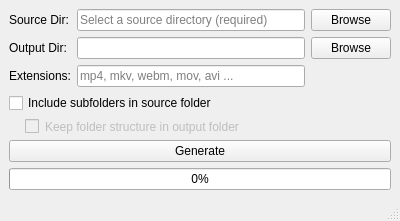
<?xml version="1.0" encoding="UTF-8"?>
<ui version="4.0">
 <class>MainWindow</class>
 <widget class="QMainWindow" name="MainWindow">
  <property name="geometry">
   <rect>
    <x>0</x>
    <y>0</y>
    <width>400</width>
    <height>200</height>
   </rect>
  </property>
  <property name="sizePolicy">
   <sizepolicy hsizetype="Preferred" vsizetype="Preferred">
    <horstretch>1</horstretch>
    <verstretch>1</verstretch>
   </sizepolicy>
  </property>
  <property name="windowTitle">
   <string>ThumbThumb</string>
  </property>
  <property name="layoutDirection">
   <enum>Qt::LeftToRight</enum>
  </property>
  <widget class="QWidget" name="centralwidget">
   <property name="enabled">
    <bool>true</bool>
   </property>
   <property name="sizePolicy">
    <sizepolicy hsizetype="Preferred" vsizetype="Preferred">
     <horstretch>1</horstretch>
     <verstretch>1</verstretch>
    </sizepolicy>
   </property>
   <layout class="QGridLayout" name="gridLayout_2">
    <item row="3" column="0">
     <widget class="QCheckBox" name="checkboxSubfolders">
      <property name="sizePolicy">
       <sizepolicy hsizetype="Minimum" vsizetype="Fixed">
        <horstretch>1</horstretch>
        <verstretch>1</verstretch>
       </sizepolicy>
      </property>
      <property name="autoFillBackground">
       <bool>false</bool>
      </property>
      <property name="styleSheet">
       <string notr="true"/>
      </property>
      <property name="text">
       <string>Include subfolders in source folder</string>
      </property>
     </widget>
    </item>
    <item row="0" column="0">
     <layout class="QGridLayout" name="gridLayout" rowstretch="1,0,0" columnstretch="0,0,0">
      <item row="0" column="1">
       <widget class="QLineEdit" name="fieldSource">
        <property name="inputMask">
         <string/>
        </property>
        <property name="text">
         <string/>
        </property>
        <property name="placeholderText">
         <string>Select a source directory (required)</string>
        </property>
       </widget>
      </item>
      <item row="0" column="2">
       <widget class="QPushButton" name="buttonBrowseSource">
        <property name="text">
         <string>Browse</string>
        </property>
       </widget>
      </item>
      <item row="0" column="0">
       <widget class="QLabel" name="labelSource">
        <property name="text">
         <string>Source Dir:</string>
        </property>
       </widget>
      </item>
      <item row="1" column="0">
       <widget class="QLabel" name="labelOutput">
        <property name="text">
         <string>Output Dir:</string>
        </property>
       </widget>
      </item>
      <item row="2" column="1">
       <widget class="QLineEdit" name="fieldExtensionFilter">
        <property name="placeholderText">
         <string>mp4, mkv, webm, mov, avi ...</string>
        </property>
       </widget>
      </item>
      <item row="1" column="1">
       <widget class="QLineEdit" name="fieldOutput"/>
      </item>
      <item row="1" column="2">
       <widget class="QPushButton" name="buttonBrowseOutput">
        <property name="text">
         <string>Browse</string>
        </property>
       </widget>
      </item>
      <item row="2" column="0">
       <widget class="QLabel" name="label">
        <property name="text">
         <string>Extensions:</string>
        </property>
       </widget>
      </item>
     </layout>
    </item>
    <item row="7" column="0">
     <widget class="QProgressBar" name="progressBar">
      <property name="enabled">
       <bool>true</bool>
      </property>
      <property name="value">
       <number>0</number>
      </property>
      <property name="textVisible">
       <bool>true</bool>
      </property>
      <property name="invertedAppearance">
       <bool>false</bool>
      </property>
     </widget>
    </item>
    <item row="4" column="0">
     <widget class="QCheckBox" name="checkboxKeepStructure">
      <property name="enabled">
       <bool>false</bool>
      </property>
      <property name="sizePolicy">
       <sizepolicy hsizetype="Fixed" vsizetype="Fixed">
        <horstretch>0</horstretch>
        <verstretch>0</verstretch>
       </sizepolicy>
      </property>
      <property name="styleSheet">
       <string notr="true">padding-left: 16</string>
      </property>
      <property name="text">
       <string>Keep folder structure in output folder</string>
      </property>
      <property name="autoExclusive">
       <bool>true</bool>
      </property>
      <property name="tristate">
       <bool>false</bool>
      </property>
     </widget>
    </item>
    <item row="6" column="0">
     <widget class="QPushButton" name="buttonGenerate">
      <property name="sizePolicy">
       <sizepolicy hsizetype="Minimum" vsizetype="Minimum">
        <horstretch>0</horstretch>
        <verstretch>1</verstretch>
       </sizepolicy>
      </property>
      <property name="minimumSize">
       <size>
        <width>0</width>
        <height>0</height>
       </size>
      </property>
      <property name="text">
       <string>Generate</string>
      </property>
      <property name="checkable">
       <bool>false</bool>
      </property>
      <property name="default">
       <bool>false</bool>
      </property>
      <property name="flat">
       <bool>false</bool>
      </property>
     </widget>
    </item>
   </layout>
  </widget>
  <widget class="QStatusBar" name="statusBar">
   <property name="layoutDirection">
    <enum>Qt::LeftToRight</enum>
   </property>
   <property name="autoFillBackground">
    <bool>true</bool>
   </property>
  </widget>
 </widget>
 <resources/>
 <connections/>
</ui>
